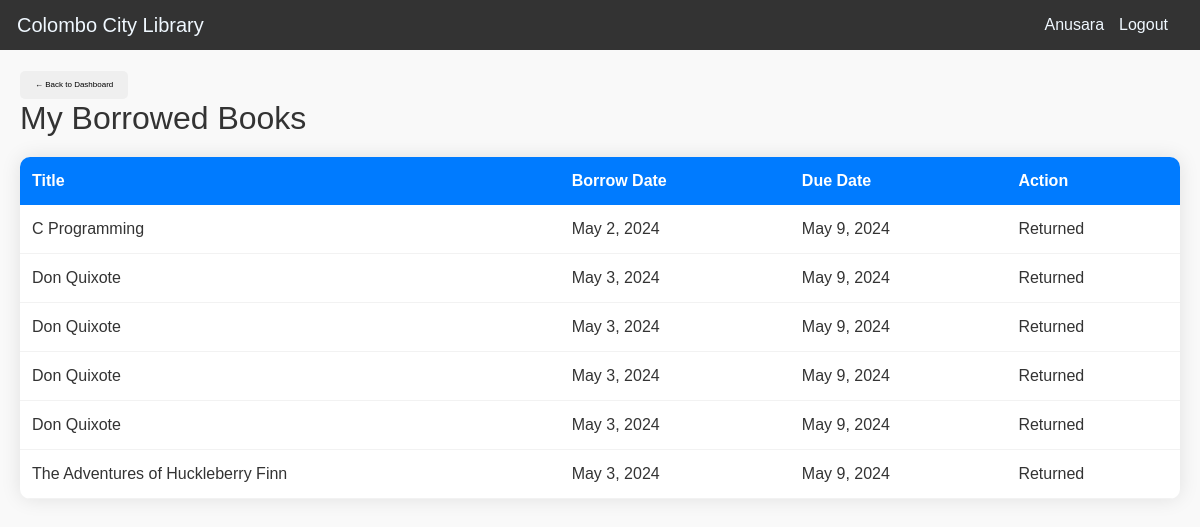
/my_books/ (signed in), run on an earlier commit of the app's database.
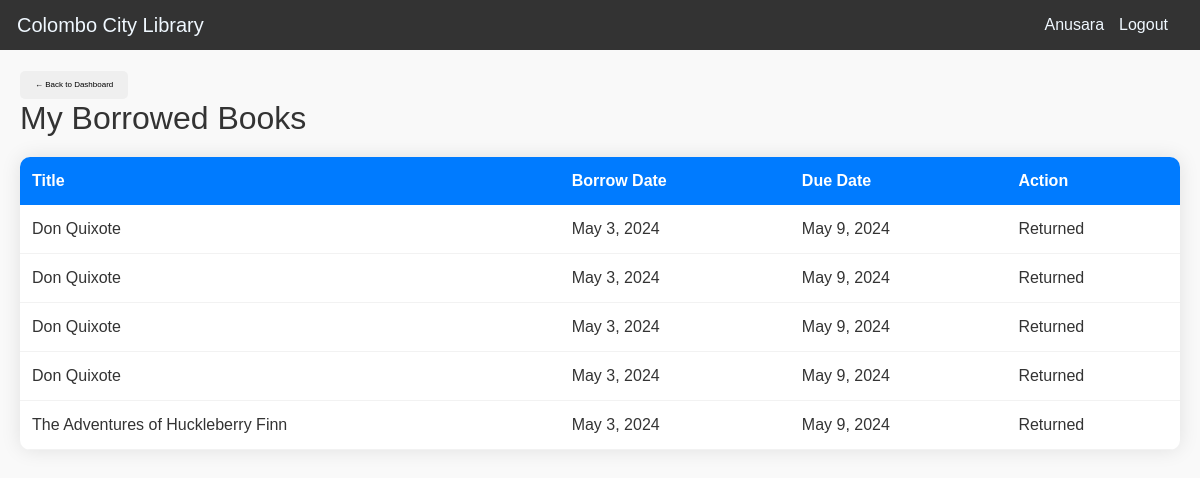
And on a later commit of the database.
### library/models.py (models this page shows)
class BorrowRecord(models.Model):
    book = models.ForeignKey(Book, on_delete=models.CASCADE)
    borrower = models.ForeignKey(User, on_delete=models.CASCADE)
    borrow_date = models.DateField(auto_now_add=True)
    due_date = models.DateField()
    returned = models.BooleanField(default=False)

class Book(models.Model):
    title = models.CharField(max_length=100)
    author = models.CharField(max_length=100)
    isbn = models.CharField(max_length=13)
    category = models.CharField(max_length=50)
    is_available = models.BooleanField(default=True)

### library/views.py (the view)
# urls.py: path('my_books/', views.my_books, name='my_books'),
@login_required
def my_books(request):
    borrowed_books = BorrowRecord.objects.filter(borrower=request.user)
    return render(request, 'my_books.html', {'borrowed_books': borrowed_books})

### templates/my_books.html (shortened to what this page needs)
{% extends 'navbar.html' %}
{% block content %}
    <div class="container">
        <button class="back-btn" onclick="window.history.back()">
            &larr; Back to Dashboard
        </button>
        <h2>My Borrowed Books</h2>
        <table>
            <thead>
                <tr>
                    <th>Title</th>
                    <th>Borrow Date</th>
                    <th>Due Date</th>
                    <th>Action</th>
                </tr>
            </thead>
            <tbody>
                {% for record in borrowed_books %}
                <tr>
                    <td>{{ record.book.title }}</td>
                    <td>{{ record.borrow_date }}</td>
                    <td>{{ record.due_date }}</td>
                    <td>
                        {% if record.returned %}
                            Returned
                        {% else %}
                            <form method="post" action="{% url 'return_book' record.id %}">
                                {% csrf_token %}
                                <button type="submit">Return</button>
                            </form>
                        {% endif %}
                    </td>
                </tr>
                {% endfor %}
            </tbody>
        </table>
    </div>
{% endblock %}

What changed in the data, as far as the page shows it:
removed BorrowRecord: book "C Programming", borrow_date "May 2, 2024", due_date "May 9, 2024", returned "Returned"
